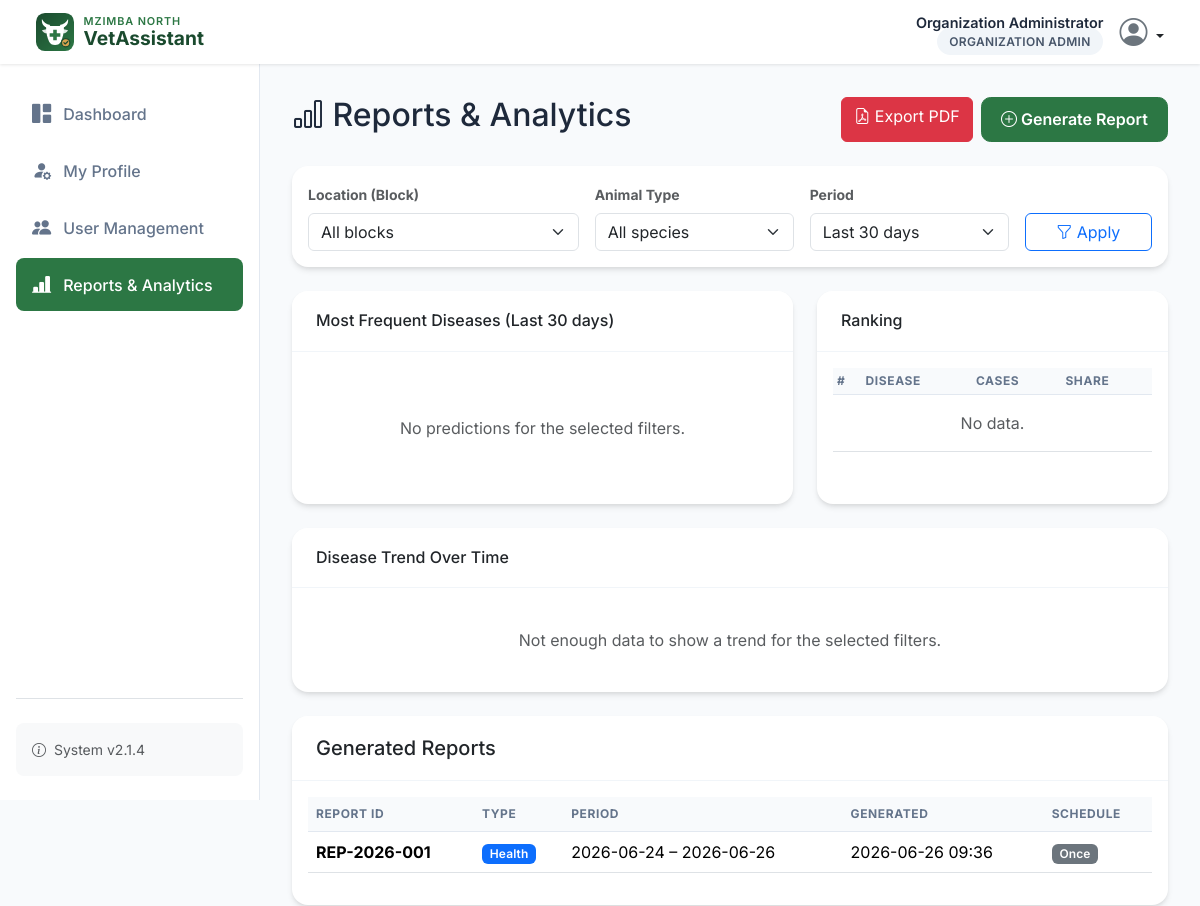
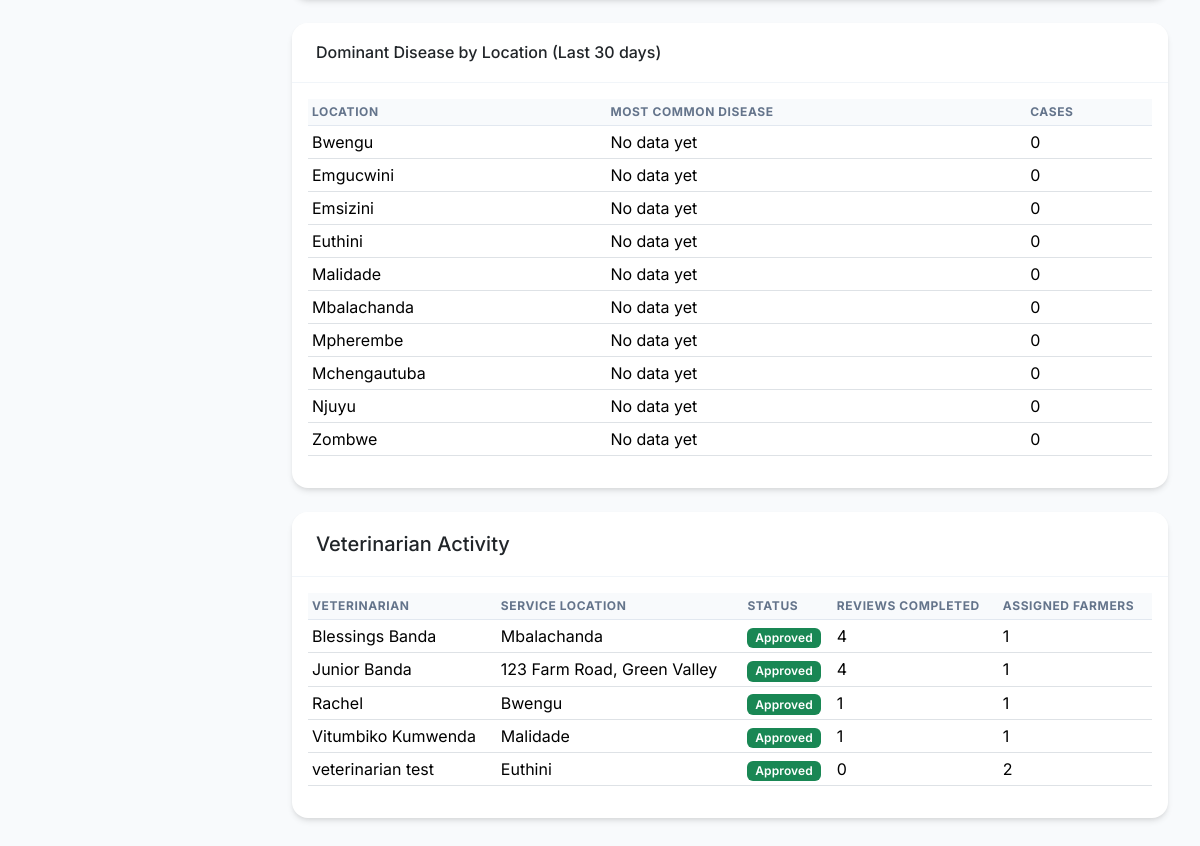
The page /organization/reports (signed in) on the database its author committed (2 pictures, top to bottom).
### models.py (models this page shows, shortened)
class User(UserMixin, db.Model):
    __tablename__ = 'user'
    id = db.Column(db.Integer, primary_key=True)
    username = db.Column(db.String(80), unique=True, nullable=False)
    email = db.Column(db.String(120), unique=True, nullable=False)
    password_hash = db.Column(db.String(256), nullable=False)
    full_name = db.Column(db.String(100))
    phone = db.Column(db.String(20))
    role = db.Column(db.String(20), nullable=False)  # farmer, veterinarian, organization_admin, system_admin
    location = db.Column(db.String(200))
    specific_location = db.Column(db.String(200))
    farm_name = db.Column(db.String(100))
    animal_types = db.Column(db.String(200))  # Will be 'cattle', 'goat', or 'cattle,goat'
    production_focus = db.Column(db.String(50))  # dairy, meat, dual, breeding
    registration_date = db.Column(db.DateTime, default=get_malawi_time)
    last_login = db.Column(db.DateTime)
    is_active = db.Column(db.Boolean, default=True)
    status = db.Column(db.String(20), nullable=False, default='pending')  # pending, approved, rejected
    approved_at = db.Column(db.DateTime)
    rejected_at = db.Column(db.DateTime)
    reset_token = db.Column(db.String(128))
    reset_token_expires_at = db.Column(db.DateTime)
    preferred_language = db.Column(db.String(10), nullable=False, default='en')  # en, chi, tum
    symptoms = db.relationship('SymptomReport', backref='farmer', foreign_keys='SymptomReport.farmer_id')
    predictions = db.relationship('Prediction', backref='user', foreign_keys='Prediction.user_id')
    treatments = db.relationship('Treatment', backref='veterinarian', foreign_keys='Treatment.vet_id')
    assigned_farmers = db.relationship('User',
        secondary=farmer_veterinarian,
        primaryjoin=(farmer_veterinarian.c.veterinarian_id == id),
        secondaryjoin=(farmer_veterinarian.c.farmer_id == id),
        backref=db.backref('assigned_veterinarians', lazy='dynamic'),
        lazy='dynamic'
    )
    def is_farmer(self):
        return self.role == 'farmer'
    def is_veterinarian(self):
        return self.role == 'veterinarian'
    def is_organization_admin(self):
        return self.role == 'organization_admin'

class Report(db.Model):
    __tablename__ = 'report'
    id = db.Column(db.Integer, primary_key=True)
    report_id = db.Column(db.String(20), unique=True, nullable=False)  # Format: REP-YYYY-NNN
    report_type = db.Column(db.String(50))  # performance, breeding, health, mortality, production
    period_start = db.Column(db.Date)
    period_end = db.Column(db.Date)
    generated_by = db.Column(db.Integer, db.ForeignKey('user.id'))
    generated_at = db.Column(db.DateTime, default=get_malawi_time)
    file_path = db.Column(db.String(200))
    file_size = db.Column(db.Integer)
    data_points = db.Column(db.Text)  # JSON string of included data
    is_scheduled = db.Column(db.Boolean, default=False)
    schedule_frequency = db.Column(db.String(20))  # daily, weekly, monthly

### app.py (the view, shortened to what this page needs)
@app.route('/organization/reports', methods=['GET', 'POST'])
@login_required
@role_required('organization_admin')
def org_reports():
    form = ReportGenerationForm()
    reports = Report.query.order_by(Report.generated_at.desc()).limit(20).all()
    f_location = request.args.get('location', 'all')
    f_animal = request.args.get('animal_type', 'all')
    f_days = request.args.get('days', 30, type=int)
    if f_days not in (7, 14, 30, 90, 365):
        f_days = 30
    analytics = compute_report_analytics(f_location, f_animal, f_days)
    veterinarian_summary = build_vet_summary()
    return render_template('organization_admin/reports.html',
                         form=form,
                         reports=reports,
                         disease_labels=analytics['disease_labels'],
                         disease_values=analytics['disease_values'],
                         disease_rows=analytics['disease_rows'],
                         location_disease_summary=analytics['location_summary'],
                         trend_labels=analytics['trend_labels'],
                         trend_values=analytics['trend_values'],
                         veterinarian_summary=veterinarian_summary,
                         location_options=analytics['location_options'],
                         f_location=f_location,
                         f_animal=f_animal,
                         f_days=f_days)

### templates/organization_admin/reports.html (shortened to what this page needs)
{% extends "base.html" %}
{% block sidebar %}
{% set active_page = 'reports' %}
{% include "organization_admin/_sidebar.html" %}
{% endblock %}
{% block content %}
<div class="d-flex justify-content-between align-items-center mb-4 flex-wrap gap-2">
    <h2><i class="bi bi-bar-chart"></i> Reports &amp; Analytics</h2>
    <div class="d-flex gap-2">
        <a href="{{ url_for('org_reports_pdf', location=f_location, animal_type=f_animal, days=f_days) }}" class="btn btn-danger">
            <i class="bi bi-file-earmark-pdf"></i> Export PDF
        </a>
        <button class="btn btn-primary" data-bs-toggle="modal" data-bs-target="#generateReportModal">
            <i class="bi bi-plus-circle"></i> Generate Report
        </button>
    </div>
</div>
<div class="card mb-4">
    <div class="card-body">
        <form class="row g-3 align-items-end" method="GET" action="{{ url_for('org_reports') }}">
            <div class="col-md-4">
                <label class="form-label small fw-bold text-muted">Location (Block)</label>
                <select class="form-select" name="location">
                    <option value="all" {{ 'selected' if f_location == 'all' }}>All blocks</option>
                </select>
            </div>
            <div class="col-md-3">
                <label class="form-label small fw-bold text-muted">Animal Type</label>
                <select class="form-select" name="animal_type">
                    <option value="all" {{ 'selected' if f_animal == 'all' }}>All species</option>
                </select>
            </div>
            <div class="col-md-3">
                <label class="form-label small fw-bold text-muted">Period</label>
                <select class="form-select" name="days">
                    <option value="30" {{ 'selected' if f_days == 30 }}>Last 30 days</option>
                </select>
            </div>
            <div class="col-md-2">
                <button type="submit" class="btn btn-outline-primary w-100"><i class="bi bi-funnel"></i> Apply</button>
            </div>
        </form>
    </div>
</div>
<div class="row g-4 mb-4">
    <div class="col-lg-7">
        <div class="card h-100">
            <div class="card-header"><h6 class="mb-0">Most Frequent Diseases (Last {{ f_days }} days)</h6></div>
            <div class="card-body">
                {% if disease_labels %}
                    <canvas id="diseaseChart" height="220"></canvas>
                {% else %}
                    <p class="text-muted text-center py-5 mb-0">No predictions for the selected filters.</p>
                {% endif %}
            </div>
        </div>
    </div>
    <div class="col-lg-5">
        <div class="card h-100">
            <div class="card-header"><h6 class="mb-0">Ranking</h6></div>
            <div class="card-body">
                <div class="table-responsive">
                    <table class="table table-sm">
                        <thead><tr><th>#</th><th>Disease</th><th>Cases</th><th>Share</th></tr></thead>
                        <tbody>
                            {% set total = disease_values|sum %}
                            {% if disease_rows %}
                                {% for name, count in disease_rows %}
                                <tr>
                                    <td>{{ loop.index }}</td>
                                    <td>{{ name }}</td>
                                    <td>{{ count }}</td>
                                    <td>{{ ((count / total) * 100)|round(1) if total else 0 }}%</td>
                                </tr>
                                {% endfor %}
                            {% else %}
                                <tr><td colspan="4" class="text-center text-muted py-3">No data.</td></tr>
                            {% endif %}
                        </tbody>
                    </table>
                </div>
            </div>
        </div>
    </div>
</div>
<div class="card mb-4">
    <div class="card-header"><h6 class="mb-0">Disease Trend Over Time</h6></div>
    <div class="card-body">
        {% if trend_labels %}
            <canvas id="trendChart" height="90"></canvas>
        {% else %}
            <p class="text-muted text-center py-4 mb-0">Not enough data to show a trend for the selected filters.</p>
        {% endif %}
    </div>
</div>
<div class="card mb-4">
    <div class="card-header">
        <h5 class="mb-0">Generated Reports</h5>
    </div>
    <div class="card-body">
        <div class="table-responsive">
            <table class="table table-hover">
                <thead>
                    <tr>
                        <th>Report ID</th>
                        <th>Type</th>
                        <th>Period</th>
                        <th>Generated</th>
                        <th>Schedule</th>
                    </tr>
                </thead>
                <tbody>
                    {% if reports %}
                        {% for r in reports %}
                        <tr>
                            <td><strong>{{ r.report_id }}</strong></td>
                            <td><span class="badge bg-primary text-capitalize">{{ r.report_type }}</span></td>
                            <td>
                                {{ r.period_start.strftime('%Y-%m-%d') if r.period_start else '--' }}
                                &ndash;
                                {{ r.period_end.strftime('%Y-%m-%d') if r.period_end else '--' }}
                            </td>
                            <td>{{ r.generated_at.strftime('%Y-%m-%d %H:%M') if r.generated_at else '--' }}</td>
                            <td>
                                {% if r.is_scheduled %}
                                    <span class="badge bg-info text-capitalize">{{ r.schedule_frequency }}</span>
                                {% else %}
                                    <span class="badge bg-secondary">Once</span>
                                {% endif %}
                            </td>
                        </tr>
                        {% endfor %}
                    {% else %}
                        <tr>
                            <td colspan="5" class="text-center text-muted py-4">No reports generated yet.</td>
                        </tr>
                    {% endif %}
                </tbody>
            </table>
        </div>
    </div>
</div>
<div class="row g-4 mb-4">
    <div class="col-12">
        <div class="card h-100">
            <div class="card-header"><h6 class="mb-0">Dominant Disease by Location (Last {{ f_days }} days)</h6></div>
            <div class="card-body">
                <div class="table-responsive">
                    <table class="table table-sm">
                        <thead>
                            <tr><th>Location</th><th>Most Common Disease</th><th>Cases</th></tr>
                        </thead>
                        <tbody>
                            {% if location_disease_summary %}
                                {% for row in location_disease_summary %}
                                <tr>
                                    <td>{{ row.location }}</td>
                                    <td>{{ row.disease_name }}</td>
                                    <td>{{ row.frequency }}</td>
                                </tr>
                                {% endfor %}
                            {% else %}
                                <tr><td colspan="3" class="text-center text-muted py-3">No data yet.</td></tr>
                            {% endif %}
                        </tbody>
                    </table>
                </div>
            </div>
        </div>
    </div>
</div>
<div class="card">
    <div class="card-header"><h5 class="mb-0">Veterinarian Activity</h5></div>
    <div class="card-body">
        <div class="table-responsive">
            <table class="table table-sm table-hover">
                <thead>
                    <tr>
                        <th>Veterinarian</th>
                        <th>Service Location</th>
                        <th>Status</th>
                        <th>Reviews Completed</th>
                        <th>Assigned Farmers</th>
                    </tr>
                </thead>
                <tbody>
                    {% if veterinarian_summary %}
                        {% for v in veterinarian_summary %}
                        <tr>
                            <td>{{ v.full_name }}</td>
                            <td>{{ v.service_location }}</td>
                            <td><span class="badge bg-{{ 'success' if v.status == 'approved' else 'secondary' }} text-capitalize">{{ v.status }}</span></td>
                            <td>{{ v.reviewed_predictions_count }}</td>
                            <td>{{ v.assigned_farmers_count }}</td>
                        </tr>
                        {% endfor %}
                    {% else %}
                        <tr><td colspan="5" class="text-center text-muted py-3">No veterinarians registered yet.</td></tr>
                    {% endif %}
                </tbody>
            </table>
        </div>
    </div>
</div>
{% endblock %}

### templates/base.html (shortened to what this page needs)
<!DOCTYPE html>
<html lang="en">
<head>
    <link href="https://cdn.jsdelivr.net/npm/bootstrap@5.3.3/dist/css/bootstrap.min.css" rel="stylesheet">
    <link rel="stylesheet" href="https://cdn.jsdelivr.net/npm/bootstrap-icons@1.11.3/font/bootstrap-icons.min.css">
    <link rel="stylesheet" href="{{ url_for('static', filename='css/style.css') }}">
</head>
<body>
    <nav class="navbar navbar-expand-lg fixed-top">
        <div class="container-fluid">
            <a class="navbar-brand" href="{{ url_for('dashboard') }}">
                <img src="{{ url_for('static', filename='images/logo.svg') }}" alt="" class="brand-logo">
                <span class="brand-text">
                    <span class="brand-region">Mzimba North</span>
                    <span class="brand-name">VetAssistant</span>
                </span>
            </a>
            <div class="ms-auto d-flex align-items-center">
                {% if current_user.is_authenticated %}
                    <div class="user-menu">
                        <div class="user-info d-none d-sm-block">
                            <span class="user-name">{{ current_user.full_name or current_user.username }}</span>
                            <span class="role-badge">{{ current_user.role|replace('_', ' ') }}</span>
                        </div>
                        <div class="dropdown">
                            <a href="#" class="d-block link-dark text-decoration-none dropdown-toggle" id="dropdownUser" data-bs-toggle="dropdown" aria-expanded="false">
                                <i class="bi bi-person-circle fs-3 text-secondary"></i>
                            </a>
                        </div>
                    </div>
                {% else %}
                    <a href="{{ url_for('login') }}" class="btn btn-primary btn-sm">Sign In</a>
                {% endif %}
            </div>
        </div>
    </nav>
    <div class="main-wrapper {% if current_user.is_authenticated %}has-sidebar{% endif %}">
        {% if current_user.is_authenticated %}
        <aside class="sidebar" id="sidebar">
            <div class="d-flex flex-column h-100">
                {% block sidebar %}{% endblock %}
                <div class="mt-auto pt-4 border-top">
                    <div class="p-3 bg-light rounded-3 small text-muted">
                        <i class="bi bi-info-circle me-1"></i> System v2.1.4
                    </div>
                </div>
            </div>
        </aside>
        {% endif %}
        <main class="page-content">
            <div class="container-fluid p-0">
                {% block content %}{% endblock %}
            </div>
        </main>
    </div>
</body>
</html>

### rows shown on the page
User: full_name "Organization Administrator", role "ORGANIZATION ADMIN"
Report: report_id "REP-2026-001", report_type "Health", period_start "2026-06-24", period_end "2026-06-26", generated_at "2026-06-26 09:36", is_scheduled "Once"
User: full_name "Blessings Banda", service_location "Mbalachanda", status "Approved", reviewed_predictions_count "4", assigned_farmers_count "1"
User: full_name "Junior Banda", service_location "123 Farm Road, Green Valley", status "Approved", reviewed_predictions_count "4", assigned_farmers_count "1"
User: full_name "Rachel", service_location "Bwengu", status "Approved", reviewed_predictions_count "1", assigned_farmers_count "1"
User: full_name "Vitumbiko Kumwenda", service_location "Malidade", status "Approved", reviewed_predictions_count "1", assigned_farmers_count "1"
User: full_name "veterinarian test", service_location "Euthini", status "Approved", reviewed_predictions_count "0", assigned_farmers_count "2"

### other values the page prints
{{ f_days }} "30"
{{ row.location }} "Bwengu" "Emgucwini" "Emsizini" "Euthini" "Malidade" "Mbalachanda" "Mpherembe" "Mchengautuba" "Njuyu" "Zombwe"
{{ row.disease_name }} "No data yet" "No data yet" "No data yet" "No data yet" "No data yet" "No data yet" "No data yet" "No data yet" "No data yet" "No data yet"
{{ row.frequency }} "0" "0" "0" "0" "0" "0" "0" "0" "0" "0"
